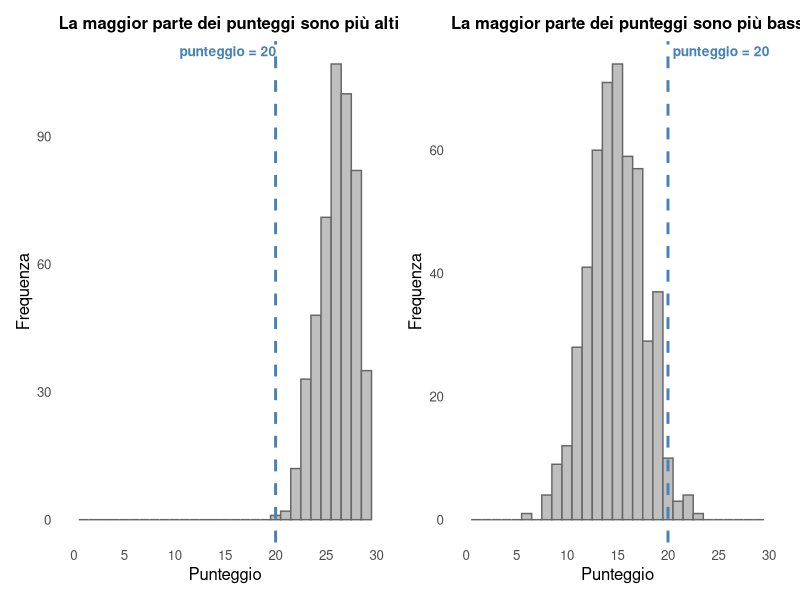
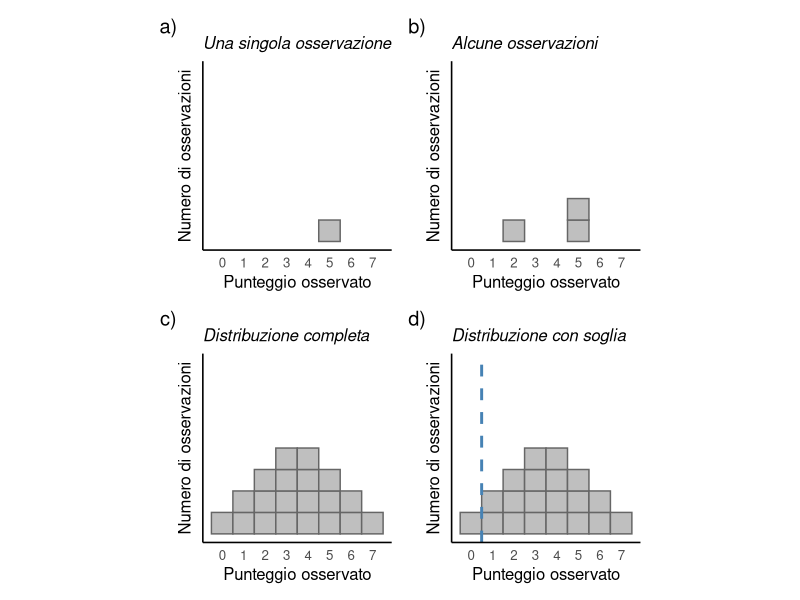
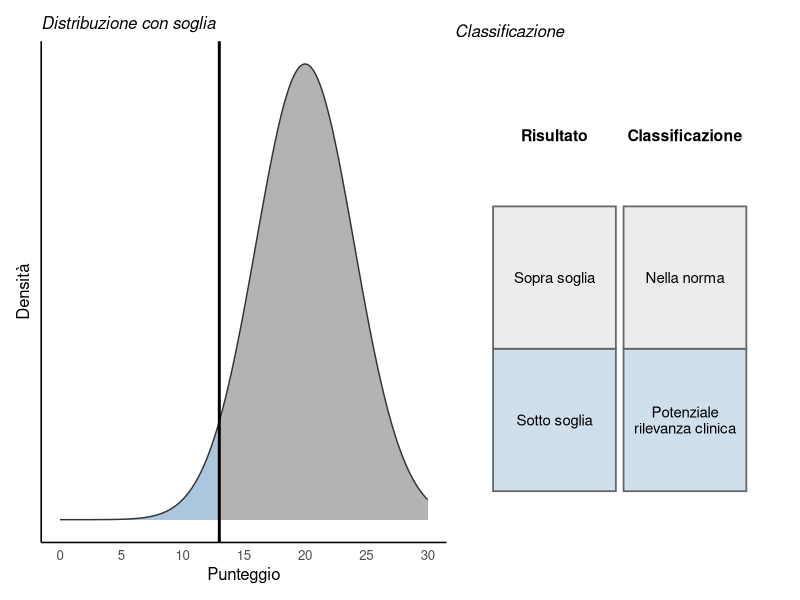
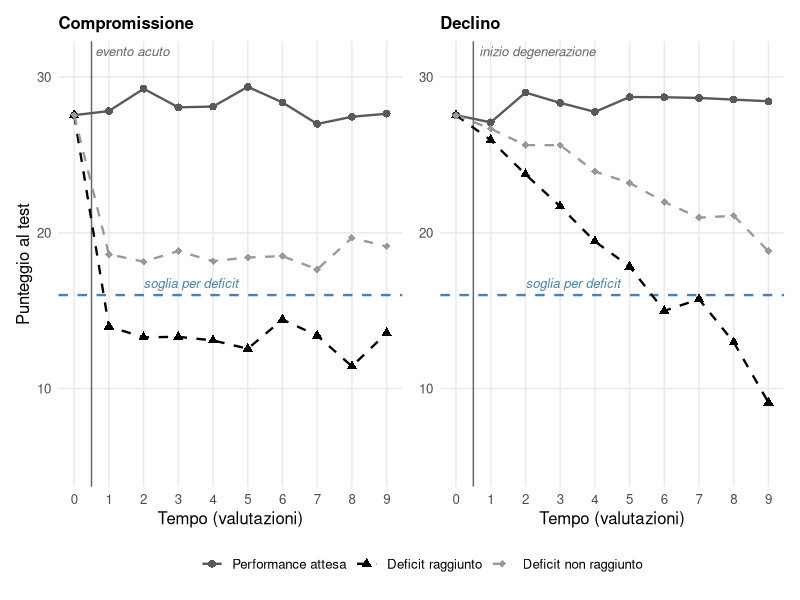
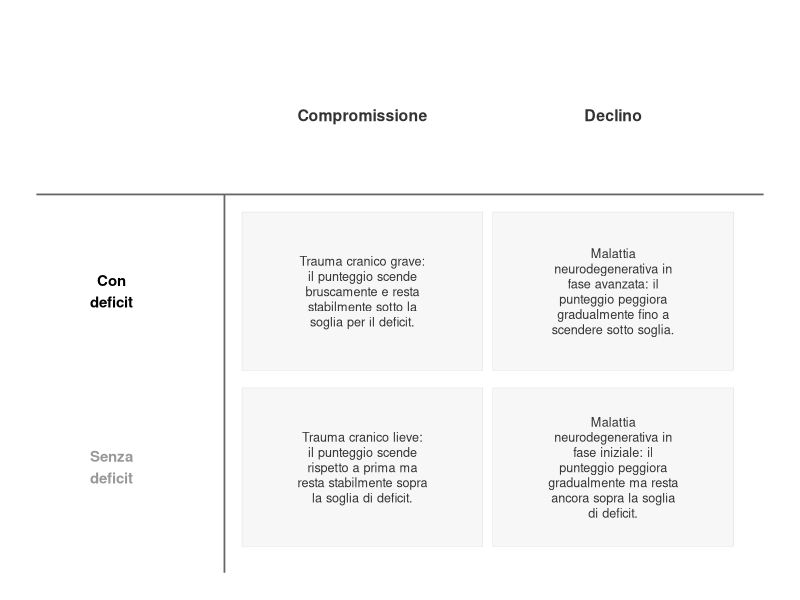
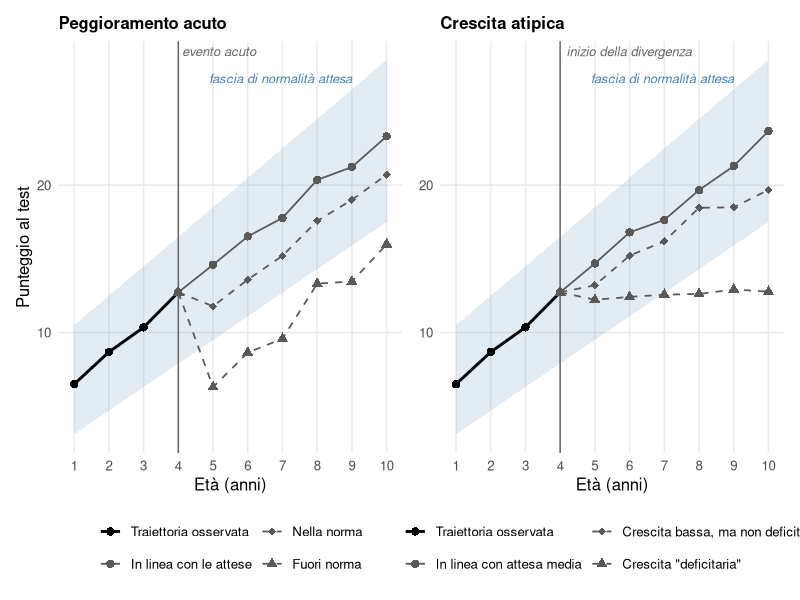

These charts were generated, in order, by the following R code:
## ---- chunk 1
#| label: fig-punteggio-20
#| echo: false
#| warning: false
#| message: false
#| fig-cap: "Lo stesso punteggio (20) con due significati opposti, a seconda della distribuzione dei punteggi nel gruppo di riferimento (dati simulati). A sinistra, un test in cui la maggior parte delle persone ottiene punteggi relativamente alti: 20 cade nella coda bassa della distribuzione. A destra, un test in cui la maggior parte delle persone ottiene punteggi intorno a 15, quindi più bassi: lo stesso punteggio di 20 sarebbe considerato molto alto."
#| fig-width: 9
#| fig-height: 4

library(ggplot2)
library(patchwork)

set.seed(42)
n <- 500

sim_facile <- data.frame(punteggio = rbinom(n, size = 30, prob = 0.87))
sim_difficile <- data.frame(punteggio = rbinom(n, size = 30, prob = 0.5))

tema_hist <- theme_minimal(base_size = 12) +
  theme(panel.grid.minor = element_blank(),
        panel.grid.major = element_blank(),
        plot.title = element_text(size = 12, face = "bold"))

evidenzia_20_dx <- list(
  geom_vline(xintercept = 20, colour = "steelblue", linewidth = 1, linetype = "dashed"),
  annotate("text", x = 20, y = Inf, label = "punteggio = 20", vjust = 1.5, hjust = -0.05,
           colour = "steelblue", fontface = "bold", size = 3.5),
  scale_x_continuous(limits = c(0, 30), breaks = seq(0, 30, 5)),
  labs(x = "Punteggio", y = "Frequenza")
)

evidenzia_20_sx <- list(
  geom_vline(xintercept = 20, colour = "steelblue", linewidth = 1, linetype = "dashed"),
  annotate("text", x = 10, y = Inf, label = "punteggio = 20", vjust = 1.5, hjust = -0.05,
           colour = "steelblue", fontface = "bold", size = 3.5),
  scale_x_continuous(limits = c(0, 30), breaks = seq(0, 30, 5)),
  labs(x = "Punteggio", y = "Frequenza")
)

p_facile <- ggplot(sim_facile, aes(x = punteggio)) +
  geom_histogram(binwidth = 1, boundary = -0.5, fill = "grey75", colour = "grey40") +
  evidenzia_20_sx +
  labs(title = "La maggior parte dei punteggi sono più alti") +
  tema_hist

p_difficile <- ggplot(sim_difficile, aes(x = punteggio)) +
  geom_histogram(binwidth = 1, boundary = -0.5, fill = "grey75", colour = "grey40") +
  evidenzia_20_dx +
  labs(title = "La maggior parte dei punteggi sono più bassi") +
  tema_hist

p_facile + p_difficile
## ---- chunk 2
#| label: fig-costruzione-istogramma
#| echo: false
#| warning: false
#| message: false
#| fig-cap: "Costruzione di una distribuzione di dati normativi a partire dalle singole osservazioni. In (a) è rappresentata una sola osservazione (punteggio = 5). In (b) sono rappresentate tre osservazioni (un punteggio di 2 e due punteggi di 5): ogni osservazione è visibile come un singolo quadratino, cosicché un punteggio ottenuto da più persone sia rappresentato da più quadratini impilati. In (c) è rappresentata una distribuzione completa, costruita impilando ogni singola osservazione di un ipotetico gruppo di riferimento di 20 persone. In (d) alla stessa distribuzione è stata aggiunta una soglia (linea verticale), che permette di distinguere le prestazioni considerate \"nella norma\" da quelle che non lo sono. (Adattato da Mondini, Mapelli, Arcara, Semeiotica e diagnosi neuropsicologica)"
#| fig-width: 8
#| fig-height: 6

library(ggplot2)
library(patchwork)

# funzione ad hoc: aggiunge una singola osservazione ad un data.frame di
# quadratini, impilandola sopra le osservazioni già presenti per lo stesso
# punteggio. Usarla più volte (una per osservazione) rende facile
# aggiungere/togliere singole osservazioni per costruire ciascun pannello.
aggiungi_osservazione <- function(dati, punteggio) {
  n_gia_presenti <- sum(dati$punteggio == punteggio)
  nuova_osservazione <- data.frame(
    punteggio = punteggio,
    ymin = n_gia_presenti,
    ymax = n_gia_presenti + 1
  )
  rbind(dati, nuova_osservazione)
}

tema_quadratini <- theme_minimal(base_size = 12) +
  theme(panel.grid = element_blank(),
        axis.text.y = element_blank(),
        axis.ticks.y = element_blank(),
        axis.line = element_line(colour = "black"),
        plot.title = element_text(size = 12, face = "italic"),
        aspect.ratio = 1)

disegna_quadratini <- function(dati, titolo) {
  ggplot(dati) +
    geom_rect(aes(xmin = punteggio - 0.5, xmax = punteggio + 0.5,
                   ymin = ymin, ymax = ymax),
              fill = "grey75", colour = "grey40") +
    scale_x_continuous(limits = c(-0.5, 7.5), breaks = 0:7) +
    scale_y_continuous(limits = c(0, 8)) +
    labs(x = "Punteggio osservato", y = "Numero di osservazioni", title = titolo) +
    tema_quadratini
}

# pannello a: una sola osservazione
dati_a <- data.frame(punteggio = numeric(0), ymin = numeric(0), ymax = numeric(0))
dati_a <- aggiungi_osservazione(dati_a, 5)

# pannello b: tre osservazioni
dati_b <- data.frame(punteggio = numeric(0), ymin = numeric(0), ymax = numeric(0))
dati_b <- aggiungi_osservazione(dati_b, 2)
dati_b <- aggiungi_osservazione(dati_b, 5)
dati_b <- aggiungi_osservazione(dati_b, 5)

# pannelli c e d: distribuzione completa (20 osservazioni)
dati_c <- data.frame(punteggio = numeric(0), ymin = numeric(0), ymax = numeric(0))
punteggi_completi <- rep(0:7, times = c(1, 2, 3, 4, 4, 3, 2, 1))
for (p in punteggi_completi) {
  dati_c <- aggiungi_osservazione(dati_c, p)
}

p_a <- disegna_quadratini(dati_a, "Una singola osservazione")
p_b <- disegna_quadratini(dati_b, "Alcune osservazioni")
p_c <- disegna_quadratini(dati_c, "Distribuzione completa")
p_d <- disegna_quadratini(dati_c, "Distribuzione con soglia") +
  geom_vline(xintercept = 0.5, linewidth = 1, colour = "steelblue", linetype=2)

(p_a + p_b) / (p_c + p_d) +
  plot_annotation(tag_levels = "a", tag_suffix = ")")
## ---- chunk 3
#| label: fig-classificazione-soglia
#| echo: false
#| warning: false
#| message: false
#| fig-cap: "Classificazione di un punteggio rispetto ad una soglia. A sinistra, la distribuzione dei punteggi nel gruppo di riferimento (dati simulati): l'area a destra della soglia (in grigio) corrisponde ai punteggi considerati \"nella norma\", l'area a sinistra della soglia (in blu) ai punteggi con potenziale rilevanza clinica. A destra, la classificazione che ne risulta, a seconda che il punteggio osservato sia sopra o sotto la soglia."
#| fig-width: 9
#| fig-height: 4

library(ggplot2)
library(patchwork)

soglia <- 13
media <- 20
sd_punteggio <- 4

colori_soglia <- c(sopra = "grey70", sotto = "steelblue")
alpha_soglia <- c(sopra = 1, sotto = 0.45)

# pannello sinistro: densità con soglia, colorata diversamente sopra/sotto soglia
x_sotto <- seq(0, soglia, length.out = 150)
x_sopra <- seq(soglia, 30, length.out = 150)
dens_sotto <- data.frame(punteggio = x_sotto,
                          densita = dnorm(x_sotto, mean = media, sd = sd_punteggio),
                          area = "sotto")
dens_sopra <- data.frame(punteggio = x_sopra,
                          densita = dnorm(x_sopra, mean = media, sd = sd_punteggio),
                          area = "sopra")
dens <- rbind(dens_sotto, dens_sopra)

dens_contorno <- data.frame(punteggio = seq(0, 30, length.out = 300))
dens_contorno$densita <- dnorm(dens_contorno$punteggio, mean = media, sd = sd_punteggio)

p_densita <- ggplot(dens, aes(x = punteggio, y = densita)) +
  geom_area(aes(fill = area, alpha = area), colour = NA) +
  geom_line(data = dens_contorno, colour = "grey20", linewidth = 0.5) +
  geom_vline(xintercept = soglia, linewidth = 1, colour = "black") +
  scale_fill_manual(values = colori_soglia, guide = "none") +
  scale_alpha_manual(values = alpha_soglia, guide = "none") +
  scale_x_continuous(breaks = seq(0, 30, 5)) +
  labs(x = "Punteggio", y = "Densità", title = "Distribuzione con soglia") +
  theme_minimal(base_size = 12) +
  theme(panel.grid = element_blank(),
        axis.text.y = element_blank(),
        axis.ticks.y = element_blank(),
        axis.line = element_line(colour = "black"),
        plot.title = element_text(size = 12, face = "italic"))

# pannello destro: tabella risultato -> classificazione
col1 <- list(min = 0.3, max = 1.9, centro = 1.1)
col2 <- list(min = 2.0, max = 3.6, centro = 2.8)

celle_tabella <- data.frame(
  xmin = c(col1$min, col2$min, col1$min, col2$min),
  xmax = c(col1$max, col2$max, col1$max, col2$max),
  ymin = c(1.5, 1.5, 0.5, 0.5),
  ymax = c(2.5, 2.5, 1.5, 1.5),
  area = c("sopra", "sopra", "sotto", "sotto")
)

testo_tabella <- data.frame(
  x = c(col1$centro, col2$centro, col1$centro, col2$centro, col1$centro, col2$centro),
  y = c(3, 3, 2, 2, 1, 1),
  testo = c("Risultato", "Classificazione",
            "Sopra soglia", "Nella norma",
            "Sotto soglia", "Potenziale\nrilevanza clinica"),
  intestazione = c(TRUE, TRUE, FALSE, FALSE, FALSE, FALSE)
)

p_tabella <- ggplot() +
  geom_rect(data = celle_tabella,
            aes(xmin = xmin, xmax = xmax, ymin = ymin, ymax = ymax, fill = area),
            alpha = 0.25, colour = "grey40", linewidth = 0.6) +
  geom_text(data = subset(testo_tabella, intestazione),
            aes(x = x, y = y, label = testo), fontface = "bold", size = 4) +
  geom_text(data = subset(testo_tabella, !intestazione),
            aes(x = x, y = y, label = testo), size = 3.8, lineheight = 0.9) +
  scale_fill_manual(values = colori_soglia, guide = "none") +
  coord_cartesian(xlim = c(0, 4), ylim = c(0.3, 3.5)) +
  labs(title = "Classificazione") +
  theme_void(base_size = 12) +
  theme(plot.title = element_text(size = 12, face = "italic"))

p_densita + p_tabella + plot_layout(widths = c(1.2, 1))
## ---- chunk 4
#| label: fig-compromissione-declino
#| echo: false
#| warning: false
#| message: false
#| fig-cap: "Andamento simulato del punteggio a un test in dieci valutazioni ripetute nel tempo, per due casi di compromissione (a sinistra) e due casi di declino (a destra), con lo stesso schema di colori/simboli usato per le traiettorie ipotetiche nella @fig-traiettoria-sviluppo (solo nero o scale di grigio). Tutte le traiettorie partono dallo stesso punto, prima dell'evento acuto o dell'inizio della degenerazione (linea sottile verticale). Il profilo \"Performance attesa\" (cerchi, linea continua) rappresenta l'andamento, stabile nel tempo, di una persona senza peggioramento. Il caso \"Deficit non raggiunto\" (diamanti, linea tratteggiata) si allontana dalla prestazione attesa ma resta sempre sopra la soglia per il deficit (linea tratteggiata orizzontale). Il caso \"Deficit raggiunto\" (triangoli, linea tratteggiata) scende sotto la soglia: bruscamente e poi stabilmente a sinistra, gradualmente a destra."
#| fig-width: 9
#| fig-height: 4.5

library(ggplot2)
library(patchwork)

set.seed(123)

# --- Parametro per includere (o no) l'errore di misurazione nel grafico ---
# Impostare FALSE per disegnare solo il punteggio "vero" sottostante, senza rumore
includi_errore_misura <- TRUE
sd_errore <- 0.8

# Funzione modulare: aggiunge (o no) l'errore di misurazione a una traiettoria di punteggi veri
aggiungi_errore_misura <- function(punteggio_vero, sd = sd_errore, includi = includi_errore_misura) {
  if (includi) {
    punteggio_vero + rnorm(length(punteggio_vero), mean = 0, sd = sd)
  } else {
    punteggio_vero
  }
}

soglia <- 16
n_tempi <- 10
tempi <- 0:(n_tempi - 1)

tema_traiettorie <- theme_minimal(base_size = 12) +
  theme(panel.grid.minor = element_blank(),
        plot.title = element_text(size = 12, face = "bold"),
        legend.position = "bottom")

soglia_layer <- list(
  geom_hline(yintercept = soglia, linetype = "dashed", colour = "steelblue", linewidth = 0.8),
  annotate("text", x = 2, y = soglia, label = "soglia per deficit", vjust = -0.7, hjust = 0,
           colour = "steelblue", fontface = "italic", size = 3.3)
)

# Schema di colori/simboli/linetype coerente con quello usato per le traiettorie ipotetiche
# nella @fig-traiettoria-sviluppo: solo nero o scale di grigio (niente azzurro), cerchio/linea
# continua per il profilo "in linea con le attese", diamante/tratteggiata per lo scarto che
# resta nella norma, triangolo/tratteggiata per lo scarto che raggiunge il deficit
colori_casi <- scale_colour_manual(values = c("Performance attesa" = "grey35",
                                               "Deficit raggiunto" = "black",
                                               "Deficit non raggiunto" = "grey60"))
forme_casi <- scale_shape_manual(values = c("Performance attesa" = 16,
                                             "Deficit raggiunto" = 17,
                                             "Deficit non raggiunto" = 18))
linee_casi <- scale_linetype_manual(values = c("Performance attesa" = "solid",
                                                "Deficit raggiunto" = "dashed",
                                                "Deficit non raggiunto" = "dashed"))

# Livello "vero" comune a tutte le traiettorie prima dell'evento/dell'inizio della degenerazione
# e valore stabile del profilo di prestazione attesa (nessun peggioramento): a differenza della
# traiettoria attesa crescente delle figure sull'età evolutiva, qui è piatto nel tempo
livello_iniziale <- 28
vero_attesa <- rep(livello_iniziale, n_tempi)

# Punto osservato a t0, condiviso da tutte le traiettorie (in entrambi i pannelli): prima
# dell'evento acuto o dell'inizio della degenerazione non c'è ancora nessuna differenza da
# osservare, quindi tutte le linee devono partire esattamente dallo stesso punto
punto_iniziale <- aggiungi_errore_misura(livello_iniziale)

# Funzione modulare per costruire una traiettoria che condivide con le altre lo stesso punto
# osservato a t0 ("punto_iniziale"), e prosegue poi con il proprio andamento "vero" (con il suo
# errore di misurazione indipendente) per le valutazioni successive
costruisci_traiettoria_condivisa <- function(vero) {
  c(punto_iniziale, aggiungi_errore_misura(vero[-1]))
}

# Linea sottile verticale che segna il momento dell'evento/inizio del peggioramento,
# posizionata subito dopo t0 (tra la prima e la seconda valutazione)
tempo_evento <- 0.5

evento_layer <- list(
  geom_vline(xintercept = tempo_evento, colour = "grey40", linewidth = 0.5),
  annotate("text", x = tempo_evento, y = Inf, label = "evento acuto", vjust = 1.5, hjust = -0.05,
           colour = "grey40", fontface = "italic", size = 3.3)
)

degenerazione_layer <- list(
  geom_vline(xintercept = tempo_evento, colour = "grey40", linewidth = 0.5),
  annotate("text", x = tempo_evento, y = Inf, label = "inizio degenerazione", vjust = 1.5, hjust = -0.05,
           colour = "grey40", fontface = "italic", size = 3.3)
)

# --- Pannello sinistro: compromissione (peggioramento improvviso e poi stabile) ---
# Tutte le traiettorie partono dallo stesso punto (livello_iniziale), prima dell'evento acuto
vero_compr_deficit    <- c(livello_iniziale, rep(13, n_tempi - 1))
vero_compr_no_deficit <- c(livello_iniziale, rep(19, n_tempi - 1))

dat_compr <- data.frame(
  tempo = rep(tempi, 3),
  punteggio = c(costruisci_traiettoria_condivisa(vero_attesa),
                costruisci_traiettoria_condivisa(vero_compr_deficit),
                costruisci_traiettoria_condivisa(vero_compr_no_deficit)),
  caso = rep(c("Performance attesa", "Deficit raggiunto", "Deficit non raggiunto"), each = n_tempi)
)
dat_compr$caso <- factor(dat_compr$caso, levels = c("Performance attesa", "Deficit raggiunto", "Deficit non raggiunto"))

p_compr <- ggplot(dat_compr, aes(x = tempo, y = punteggio, colour = caso, shape = caso, linetype = caso)) +
  soglia_layer +
  evento_layer +
  geom_line(linewidth = 0.8) +
  geom_point(size = 2.3) +
  colori_casi +
  forme_casi +
  linee_casi +
  scale_x_continuous(breaks = tempi) +
  coord_cartesian(ylim = c(5, 31)) +
  labs(title = "Compromissione", x = "Tempo (valutazioni)", y = "Punteggio al test", colour = NULL, shape = NULL, linetype = NULL) +
  tema_traiettorie

# --- Pannello destro: declino (peggioramento graduale e progressivo) ---
# Tutte le traiettorie partono dallo stesso punto (livello_iniziale), prima dell'inizio della degenerazione
vero_decl_deficit    <- livello_iniziale - (tempi / (n_tempi - 1)) * 18
vero_decl_no_deficit <- livello_iniziale - (tempi / (n_tempi - 1)) * 9

dat_decl <- data.frame(
  tempo = rep(tempi, 3),
  punteggio = c(costruisci_traiettoria_condivisa(vero_attesa),
                costruisci_traiettoria_condivisa(vero_decl_deficit),
                costruisci_traiettoria_condivisa(vero_decl_no_deficit)),
  caso = rep(c("Performance attesa", "Deficit raggiunto", "Deficit non raggiunto"), each = n_tempi)
)
dat_decl$caso <- factor(dat_decl$caso, levels = c("Performance attesa", "Deficit raggiunto", "Deficit non raggiunto"))

p_decl <- ggplot(dat_decl, aes(x = tempo, y = punteggio, colour = caso, shape = caso, linetype = caso)) +
  soglia_layer +
  degenerazione_layer +
  geom_line(linewidth = 0.8) +
  geom_point(size = 2.3) +
  colori_casi +
  forme_casi +
  linee_casi +
  scale_x_continuous(breaks = tempi) +
  coord_cartesian(ylim = c(5, 31)) +
  labs(title = "Declino", x = "Tempo (valutazioni)", y = NULL, colour = NULL, shape = NULL, linetype = NULL) +
  tema_traiettorie

p_compr + p_decl + plot_layout(guides = "collect") & theme(legend.position = "bottom")
## ---- chunk 5
#| label: fig-tabella-compromissione-declino
#| echo: false
#| warning: false
#| message: false
#| fig-cap: "Sintesi delle quattro combinazioni illustrate nella @fig-compromissione-declino (compromissione/declino, con/senza deficit) relativi ad un disturbo acquisito, con un esempio clinico per ciascuna. Le colonne seguono lo stesso ordine della figura precedente; le etichette di riga riprendono gli stessi colori usati lì per i due casi (nero = deficit raggiunto, grigio = deficit non raggiunto)."
#| fig-width: 7.5
#| fig-height: 4

library(ggplot2)

# Contenuto della tabella: intestazioni di colonna, intestazioni di riga (colorate
# come nella @fig-compromissione-declino) e un esempio per ciascuna delle 4 celle
tabella_dat <- data.frame(
  x = c(1, 2, 0, 0, 1, 2, 1, 2),
  y = c(2, 2, 1, 0, 1, 1, 0, 0),
  tipo = c("intestazione_colonna", "intestazione_colonna",
           "intestazione_riga", "intestazione_riga",
           "cella", "cella", "cella", "cella"),
  colore = c("grey20", "grey20", "black", "grey60",
             "grey20", "grey20", "grey20", "grey20"),
  testo = c(
    "Compromissione", "Declino",
    "Con\ndeficit", "Senza\ndeficit",
    "Trauma cranico grave: il punteggio scende bruscamente e resta stabilmente sotto la soglia per il deficit.",
    "Malattia neurodegenerativa in fase avanzata: il punteggio peggiora gradualmente fino a scendere sotto soglia.",
    "Trauma cranico lieve: il punteggio scende rispetto a prima ma resta stabilmente sopra la soglia di deficit.",
    "Malattia neurodegenerativa in fase iniziale: il punteggio peggiora gradualmente ma resta ancora sopra la soglia di deficit."
  )
)

# Va a capo automatico del testo, solo per le celle di esempio (più lunghe)
tabella_dat$testo_wrap <- ifelse(
  tabella_dat$tipo == "cella",
  vapply(tabella_dat$testo, function(x) paste(strwrap(x, width = 24), collapse = "\n"), character(1)),
  tabella_dat$testo
)

celle_sfondo <- expand.grid(x = c(1, 2), y = c(0, 1))

ggplot() +
  geom_tile(data = celle_sfondo, aes(x = x, y = y), width = 0.96, height = 0.9,
            fill = "grey97", colour = "grey80") +
  geom_segment(aes(x = -0.3, xend = 2.6, y = 1.55, yend = 1.55), colour = "grey40", linewidth = 0.6) +
  geom_segment(aes(x = 0.45, xend = 0.45, y = -0.6, yend = 1.55), colour = "grey40", linewidth = 0.6) +
  geom_text(data = subset(tabella_dat, tipo == "cella"),
            aes(x = x, y = y, label = testo_wrap), size = 3.2, lineheight = 1, colour = "grey20") +
  geom_text(data = subset(tabella_dat, tipo == "intestazione_colonna"),
            aes(x = x, y = y, label = testo_wrap), size = 4, fontface = "bold", colour = "grey20") +
  geom_text(data = subset(tabella_dat, tipo == "intestazione_riga"),
            aes(x = x, y = y, label = testo_wrap, colour = colore), size = 3.8, fontface = "bold") +
  scale_colour_identity() +
  coord_cartesian(xlim = c(-0.3, 2.6), ylim = c(-0.6, 2.5), clip = "off") +
  theme_void()
## ---- chunk 6
#| label: fig-traiettoria-sviluppo
#| echo: false
#| warning: false
#| message: false
#| fig-cap: "Traiettoria di sviluppo simulata (linea nera, punti pieni) dalla valutazione a 1 anno fino alla valutazione più recente, a 4 anni, identica nei due pannelli. Da qui si diramano tre traiettorie future ipotetiche per pannello, tutte in grigio scuro e incluse nella stessa legenda della traiettoria osservata. A sinistra (Peggioramento acuto): un evento acuto (linea verticale) può causare un peggioramento improvviso del punteggio; una traiettoria non ne risente e prosegue come atteso (cerchi, linea continua), una scende ma resta entro la fascia di normalità (diamanti, linea tratteggiata), una scende al punto da uscire subito dalla fascia e vi resta (triangoli, linea tratteggiata). A destra (Crescita atipica): dallo stesso punto (linea verticale \"inizio della divergenza\") la crescita può proseguire in linea con l'attesa (cerchi, linea continua), rallentare restando comunque entro la fascia (diamanti, linea tratteggiata), oppure allontanarsene gradualmente fino a uscirne (triangoli, linea tratteggiata). La fascia colorata rappresenta, in entrambi i pannelli, l'intervallo di normalità (soglia superiore e inferiore) atteso dal gruppo di riferimento per ciascuna età."
#| fig-width: 10
#| fig-height: 5.5

library(ggplot2)
library(patchwork)

set.seed(100)

# --- Parametro per includere (o no) l'errore di misurazione nelle traiettorie ---
# Impostare FALSE per disegnare solo le traiettorie "vere" sottostanti, senza rumore
includi_errore_misura <- TRUE
sd_errore <- 0.6

# --- Parametro per mostrare (o no) la linea verticale che segna il momento della diramazione ---
mostra_linea_evento <- TRUE

# --- Parametro per impostare l'età (in anni) in cui avviene la diramazione, condiviso da
# entrambi i pannelli: qualunque valore tra 1 e max(eta) - 1, ad esempio anche 1 o 2 ---
eta_diramazione <- 4   # ultima valutazione nota, da cui si "diramano" le traiettorie future

# Funzione modulare: aggiunge (o no) l'errore di misurazione a una traiettoria di punteggi veri
aggiungi_errore_misura <- function(valori, sd = sd_errore, includi = includi_errore_misura) {
  if (includi) {
    valori + rnorm(length(valori), mean = 0, sd = sd)
  } else {
    valori
  }
}

eta <- 1:10

# Traiettoria attesa dal gruppo di riferimento, con fascia di normalità (soglie superiore e
# inferiore): condivisa da entrambi i pannelli
traiettoria_attesa <- 5 + 1.8 * eta
banda_ampiezza <- 3.5 + 0.2 * eta

dat_banda <- data.frame(
  eta = eta,
  attesa = traiettoria_attesa,
  soglia_sup = traiettoria_attesa + banda_ampiezza,
  soglia_inf = traiettoria_attesa - banda_ampiezza
)

banda_layer <- list(
  geom_ribbon(data = dat_banda, aes(x = eta, ymin = soglia_inf, ymax = soglia_sup),
              fill = "steelblue", alpha = 0.15, inherit.aes = FALSE),
  annotate("text", x = 9, y = dat_banda$soglia_sup[dat_banda$eta == 9], label = "fascia di normalità attesa",
           hjust = 1, vjust = -0.6, colour = "steelblue", fontface = "italic", size = 3.3)
)

# Traiettoria osservata (nera): sviluppo reale fino alla valutazione attuale, condivisa da
# entrambi i pannelli. Entra anche lei nella variabile "traiettoria", come livello aggiuntivo,
# così da comparire nella stessa legenda delle traiettorie future ipotetiche
eta_oss <- 1:eta_diramazione
dat_oss <- data.frame(
  eta = eta_oss,
  punteggio = aggiungi_errore_misura(5 + 1.8 * eta_oss),
  traiettoria = "Traiettoria osservata"
)

punto_diramazione <- dat_oss$punteggio[dat_oss$eta == eta_diramazione]

# Funzione modulare per la linea verticale (opzionale, vedi "mostra_linea_evento") che segna la
# diramazione, con etichetta specifica per ciascun pannello (come "evento acuto"/"inizio
# degenerazione" nella @fig-compromissione-declino)
linea_diramazione_layer <- function(etichetta) {
  if (!mostra_linea_evento) return(NULL)
  list(
    geom_vline(xintercept = eta_diramazione, colour = "grey40", linewidth = 0.5),
    annotate("text", x = eta_diramazione, y = Inf, label = etichetta,
             vjust = 1.5, hjust = -0.05, colour = "grey40", fontface = "italic", size = 3.3)
  )
}

# --- Pannello sinistro: peggioramento acuto ---

# Funzione modulare per costruire una traiettoria che, subito dopo l'evento acuto, scende di
# "entita_peggioramento" punti rispetto alla crescita attesa, e da lì prosegue con un tasso di
# crescita "rate" rispetto a quella attesa dal gruppo di riferimento (rate = 1, il valore di
# default, significa che lo scarto dalla norma introdotto dall'evento resta costante nel tempo)
costruisci_traiettoria_con_peggioramento_acuto <- function(entita_peggioramento, rate = 1, etichetta) {
  eta_futuro <- (eta_diramazione + 1):max(eta)
  incremento_atteso <- (5 + 1.8 * eta_futuro) - (5 + 1.8 * eta_diramazione)
  valore_dopo_evento <- punto_diramazione - entita_peggioramento
  valori_futuri <- aggiungi_errore_misura(valore_dopo_evento + rate * incremento_atteso)
  data.frame(
    eta = c(eta_diramazione, eta_futuro),
    punteggio = c(punto_diramazione, valori_futuri),
    traiettoria = etichetta
  )
}

dat_evento <- rbind(
  dat_oss,
  costruisci_traiettoria_con_peggioramento_acuto(entita_peggioramento = 0.0, rate = 1, etichetta = "In linea con le attese"),
  costruisci_traiettoria_con_peggioramento_acuto(entita_peggioramento = 2.8, rate = 1, etichetta = "Nella norma"),
  costruisci_traiettoria_con_peggioramento_acuto(entita_peggioramento = 8.0, rate = 1, etichetta = "Fuori norma")
)
dat_evento$traiettoria <- factor(dat_evento$traiettoria,
                                  levels = c("Traiettoria osservata", "In linea con le attese", "Nella norma", "Fuori norma"))

p_evento <- ggplot(dat_evento, aes(x = eta, y = punteggio, colour = traiettoria, group = traiettoria)) +
  banda_layer +
  linea_diramazione_layer("evento acuto") +
  geom_line(aes(linetype = traiettoria, linewidth = traiettoria)) +
  geom_point(aes(shape = traiettoria), size = 2.5) +
  scale_colour_manual(name = NULL, values = c("Traiettoria osservata" = "black", "In linea con le attese" = "grey35",
                                               "Nella norma" = "grey35", "Fuori norma" = "grey35")) +
  scale_linetype_manual(name = NULL, values = c("Traiettoria osservata" = "solid", "In linea con le attese" = "solid",
                                                 "Nella norma" = "dashed", "Fuori norma" = "dashed")) +
  scale_shape_manual(name = NULL, values = c("Traiettoria osservata" = 16, "In linea con le attese" = 16,
                                              "Nella norma" = 18, "Fuori norma" = 17)) +
  scale_linewidth_manual(name = NULL, values = c("Traiettoria osservata" = 1, "In linea con le attese" = 0.6,
                                                  "Nella norma" = 0.6, "Fuori norma" = 0.6)) +
  scale_x_continuous(breaks = eta) +
  labs(title = "Peggioramento acuto", x = "Età (anni)", y = "Punteggio al test") +
  guides(colour = guide_legend(nrow = 2), linetype = guide_legend(nrow = 2),
         shape = guide_legend(nrow = 2), linewidth = guide_legend(nrow = 2)) +
  theme_minimal(base_size = 12) +
  theme(panel.grid.minor = element_blank(),
        plot.title = element_text(size = 12, face = "bold"),
        legend.position = "bottom")

# --- Pannello destro: crescita atipica (graduale) ---

# Funzione modulare per costruire una traiettoria futura ipotetica, che parte dal punto di
# diramazione e cresce con un tasso "rate" rispetto alla crescita attesa dal gruppo di riferimento
# (rate = 1 significa crescita in linea con le attese, rate = 0 significa prestazione stabile)
costruisci_traiettoria_futura <- function(rate, etichetta) {
  eta_futuro <- (eta_diramazione + 1):max(eta)
  incremento_atteso <- (5 + 1.8 * eta_futuro) - (5 + 1.8 * eta_diramazione)
  valori_futuri <- aggiungi_errore_misura(punto_diramazione + rate * incremento_atteso)
  data.frame(
    eta = c(eta_diramazione, eta_futuro),
    punteggio = c(punto_diramazione, valori_futuri),
    traiettoria = etichetta
  )
}

dat_crescita <- rbind(
  dat_oss,
  costruisci_traiettoria_futura(rate = 1.00, etichetta = "In linea con attesa media"),
  costruisci_traiettoria_futura(rate = 0.65, etichetta = "Crescita bassa, ma non deficitaria"),
  costruisci_traiettoria_futura(rate = -0.05, etichetta = "Crescita \"deficitaria\"")
)
dat_crescita$traiettoria <- factor(dat_crescita$traiettoria,
                                    levels = c("Traiettoria osservata", "In linea con attesa media",
                                               "Crescita bassa, ma non deficitaria", "Crescita \"deficitaria\""))

p_crescita <- ggplot(dat_crescita, aes(x = eta, y = punteggio, colour = traiettoria, group = traiettoria)) +
  banda_layer +
  linea_diramazione_layer("inizio della divergenza") +
  geom_line(aes(linetype = traiettoria, linewidth = traiettoria)) +
  geom_point(aes(shape = traiettoria), size = 2.5) +
  scale_colour_manual(name = NULL, values = c("Traiettoria osservata" = "black", "In linea con attesa media" = "grey35",
                                               "Crescita bassa, ma non deficitaria" = "grey35", "Crescita \"deficitaria\"" = "grey35")) +
  scale_linetype_manual(name = NULL, values = c("Traiettoria osservata" = "solid", "In linea con attesa media" = "solid",
                                                 "Crescita bassa, ma non deficitaria" = "dashed", "Crescita \"deficitaria\"" = "dashed")) +
  scale_shape_manual(name = NULL, values = c("Traiettoria osservata" = 16, "In linea con attesa media" = 16,
                                              "Crescita bassa, ma non deficitaria" = 18, "Crescita \"deficitaria\"" = 17)) +
  scale_linewidth_manual(name = NULL, values = c("Traiettoria osservata" = 1, "In linea con attesa media" = 0.6,
                                                  "Crescita bassa, ma non deficitaria" = 0.6, "Crescita \"deficitaria\"" = 0.6)) +
  scale_x_continuous(breaks = eta) +
  labs(title = "Crescita atipica", x = "Età (anni)", y = NULL) +
  guides(colour = guide_legend(nrow = 2), linetype = guide_legend(nrow = 2),
         shape = guide_legend(nrow = 2), linewidth = guide_legend(nrow = 2)) +
  theme_minimal(base_size = 12) +
  theme(panel.grid.minor = element_blank(),
        plot.title = element_text(size = 12, face = "bold"),
        legend.position = "bottom")

# Le categorie ipotetiche sono diverse nei due pannelli (narrativamente specifiche per ciascun
# caso), quindi qui non si usa plot_layout(guides = "collect"): ogni pannello mantiene la sua
# legenda, coerente con le proprie etichette
p_evento + p_crescita
